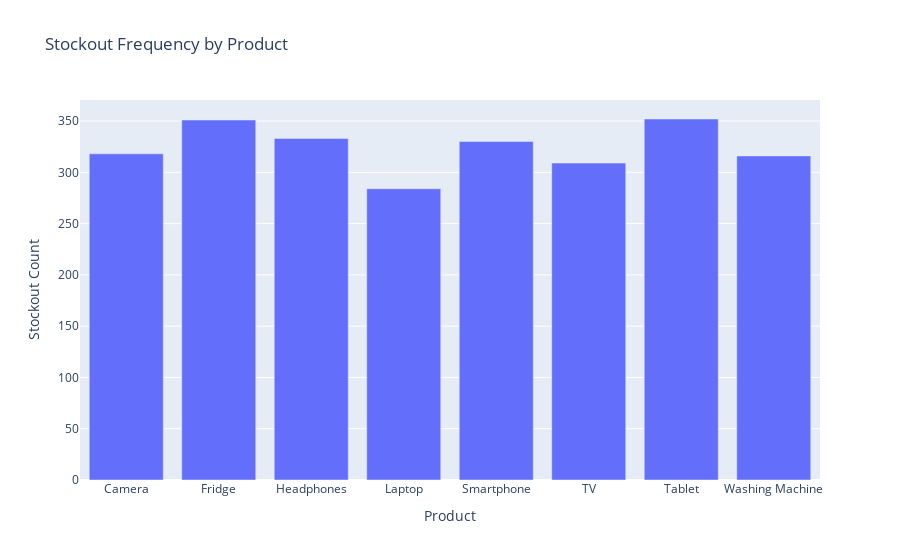

This figure's notebook cell:
### Code cell
try:
    # 5. Stockout Issues
    stockout_products = df[df['stockout_indicator'] == 1].groupby('product_name').size().reset_index(name='stockout_count')
    fig6 = px.bar(stockout_products, x='product_name', y='stockout_count', title='Stockout Frequency by Product', labels={'stockout_count': 'Stockout Count', 'product_name': 'Product'})
    fig6.show()
except Exception as e:
    print(f"Error encountered: {e}")

### Figure 1 — Plotly figure (JSON) as saved in the notebook; plotly's stock layout.template omitted (floating-point values rounded to 4 significant figures)
{"data": [{"alignmentgroup": "True", "hovertemplate": "Product=%{x}<br>Stockout Count=%{y}<extra></extra>", "legendgroup": "", "marker": {"color": "#636efa", "pattern": {"shape": ""}}, "name": "", "offsetgroup": "", "orientation": "v", "showlegend": false, "textposition": "auto", "type": "bar", "x": ["Camera", "Fridge", "Headphones", "Laptop", "Smartphone", "TV", "Tablet", "Washing Machine"], "xaxis": "x", "y": [318, 351, 333, 284, 330, 309, 352, 316], "yaxis": "y"}], "layout": {"barmode": "relative", "legend": {"tracegroupgap": 0}, "title": {"text": "Stockout Frequency by Product"}, "xaxis": {"anchor": "y", "domain": [0, 1], "title": {"text": "Product"}}, "yaxis": {"anchor": "x", "domain": [0, 1], "title": {"text": "Stockout Count"}}}}
